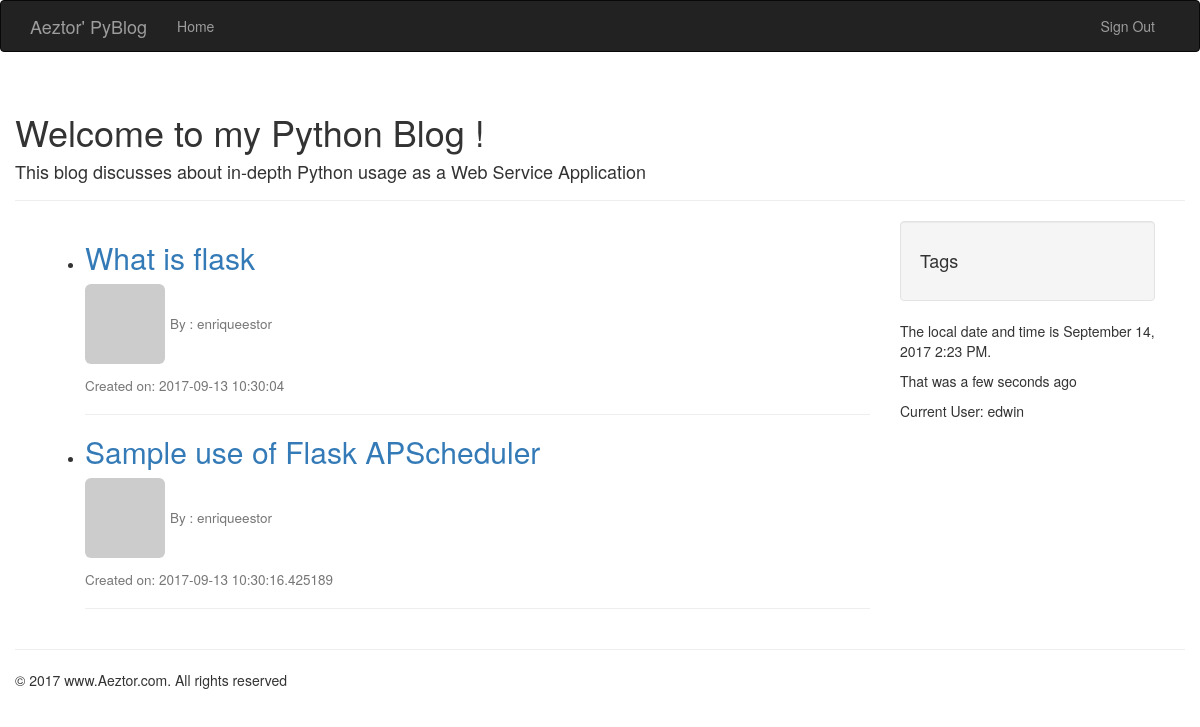
The page /home (signed in) on the database as committed earlier.
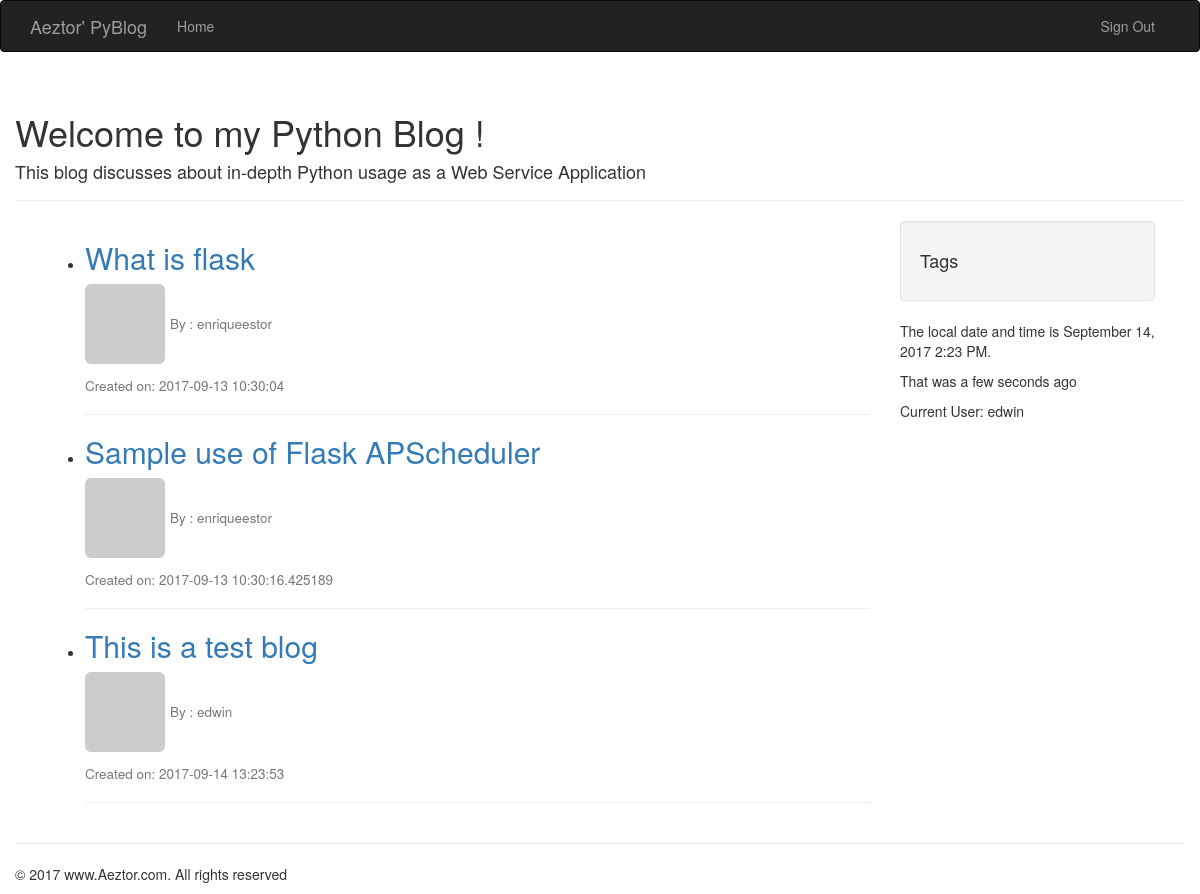
The same page on the database as committed later.
### main/models/post.py (models this page shows)
class Post(db.Model):
    __tablename__ = 'posts'
    id = db.Column(db.Integer, primary_key=True)
    title = db.Column(db.String(100))
    body = db.Column(db.Text)
    timestamp = db.Column(db.DateTime, index=True, default=datetime.utcnow())
    author_id = db.Column(db.Integer, db.ForeignKey('users.id'))

### main/models/user.py (models this page shows, shortened)
class User(UserMixin, db.Model):
    __tablename__ = 'users'
    id = db.Column(db.Integer, primary_key=True)
    email = db.Column(db.String(64), unique=True, index=True)
    username = db.Column(db.String(64), unique=True, index=True)
    password_hash = db.Column(db.String(128))
    role_id = db.Column(db.Integer, db.ForeignKey('roles.id'))
    posts = db.relationship('Post', backref='author', lazy='dynamic')
    @property
    def password(self):
        raise AttributeError('password is not a readable attribute')
    def gravatar(self, size=100, default='identicon', rating='g'):
        if request.is_secure:
            url = 'https://secure.gravatar.com/avatar'
        else:
            url = 'http://www.gravatar.com/avatar'
            hash = hashlib.md5(self.email.encode('utf-8')).hexdigest()
        return '{url}/{hash}?s={size}&d={default}&r={rating}'.format(url=url, hash=hash, size=size, default=default,
                                                                     rating=rating)

### main/controllers/main.py (the view)
@main.route('/')
@main.route('/home')
@login_required
def home():
    data = {}
    posts = Post.query.all()
    '''
    for post in posts:
        data[post.id] = {'id': post.id,
                         'title': post.title,
                         'body': post.body,
                         'timestamp': post.timestamp,
                         'username': post.users.username
                         }
    '''
    return render_template('home.html', posts=posts, current_time=dt.utcnow())

### main/models/user.py (called while the page is built)
@login_manager.user_loader
def load_user(user_id):
    return User.query.get(int(user_id))

### main/templates/home.html
{% extends 'base.html' %}
{% block content_title %}
<h1> Welcome to my Python Blog ! </h1>
<h4> This blog discusses about in-depth Python usage as a Web Service Application </h4>
{% endblock %}
{% block page_content %}
<div>
    <ul class="posts">
        {% for post in posts %}
        <li class="post">
            <div class="profile-thumbnail">
                <h2>
                    <a href="{{ url_for('posts.post', id=post.id) }}"> {{ post.title }} </a>
                </h2>
                <h4>
                    <img class="img-rounded profile-thumbnal" src={{ post.author.gravatar(size=40) }}>
                    <small> By : {{ post.author.username }}</small>
                </h4>
                <h4>
                    <small> Created on: {{ post.timestamp }}</small>
                </h4>
            </div>
        </li>
        <hr>
        {% endfor %}
    </ul>
</div>
{% endblock %}
{% block sidebar %}
<div class="top-pad">
    <ul class="well nav nav-list">
        <li><h4>Tags</h4></li>
    </ul>
    <p>The local date and time is {{ moment(current_time).format('LLL') }}.</p>
    <p>That was {{ moment(current_time).fromNow(refresh=True) }}</p>
    {% if current_user.is_authenticated %}
    <p> Current User: {{ current_user.username }} </p>
    {% else %}
    <p> Current User: Stranger </p>
    {% endif %}
</div>
{% endblock %}

### main/templates/base.html (shortened to what this page needs)
{% extends "bootstrap/base.html" %}
{% block head %}
{{ super() }}
{% endblock %}
{% block navbar %}
<div class="navbar navbar-inverse" role="navigation">
    <div class="container">
        <div class="navbar-header">
            <a class="navbar-brand" href="/">Aeztor' PyBlog</a></div>
        <div class="navbar-collapse collapse">
            <ul class="nav navbar-nav">
                <li><a href="/">Home</a></li>
            </ul>
            <ul class="nav navbar-nav navbar-right">
                {% if current_user.is_authenticated %}
                <li><a href="{{ url_for('auth.logout') }}">Sign Out</a></li>
                {% else %}
                <li><a href="{{ url_for('auth.login') }}">Sign In</a></li>
                {% endif %}
            </ul>
        </div>
    </div>
</div>
{% endblock %}
{% block content %}
<div class="container">
    <div class="row">
        <div class="page-header">
            {% block content_title %}{% endblock %}
        </div>
        <div class="container">
            <div class="col-md-9">
                {% block page_content %}
                {% endblock %}
            </div>
            <div class="col-md-3">
                {% block sidebar %}
                {% endblock %}
            </div>
        </div>
    </div>
    <div class="row">
        <hr/>
        <footer>
            <p>&copy; 2017 www.Aeztor.com. All rights reserved</p>
        </footer>
    </div>
</div>
{% endblock %}

Rows that differ between the two databases and show on the page:
added Post: title "This is a test blog", author.username "edwin", timestamp "2017-09-14 13:23:53"
